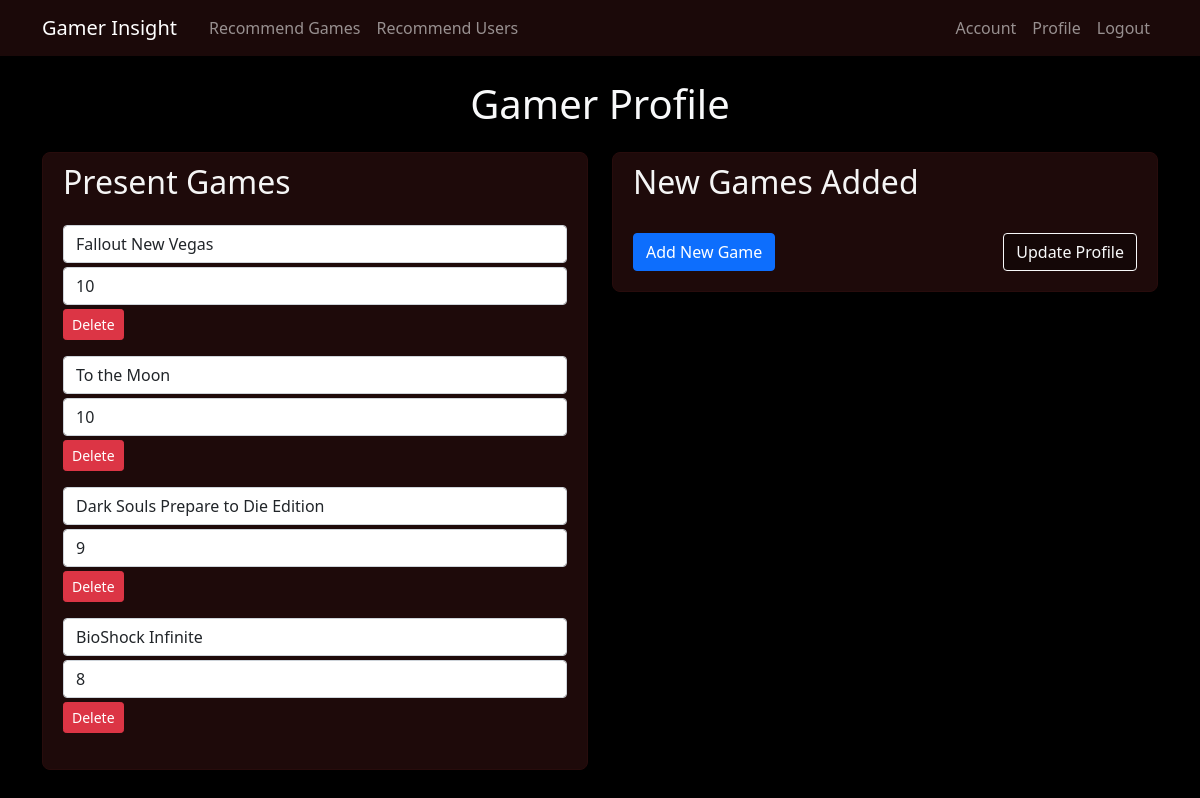
Screenshot of /profile (signed in) with the database file from the repository.
### game_recommender/models.py (models this page shows, shortened)
class Rating(db.Model):
    __tablename__ = "ratings"
    rating_id = db.Column(db.Integer, primary_key=True)
    user_id = db.Column(db.Integer, db.ForeignKey("users.id"))
    game_id = db.Column(db.Integer, db.ForeignKey("games.id"))
    rating = db.Column(db.Integer)
    user = db.relationship("User", backref=db.backref("ratings", lazy=True))
    game = db.relationship("Game", backref=db.backref("ratings", lazy=True))

class Game(db.Model):
    __tablename__ = "games"
    id = db.Column(db.Integer, primary_key=True)
    title = db.Column(db.String(60), nullable=False)

### game_recommender/user_info/routes.py (the view, shortened to what this page needs)
@user_info.route("/profile", methods=["GET", "POST"])
@login_required
def profile():
    game_ratings = Rating.query.filter_by(user_id=current_user.id).order_by(Rating.rating.desc()).all()
    return render_template("user_info/profile.html", title="Profile", game_ratings=game_ratings)

### game_recommender/models.py (called while the page is built)
@login_manager.user_loader
def load_user(user_id): # This function is required in order to reload the user object from user ID stored in session
    return User.query.get(int(user_id))

### game_recommender/templates/user_info/profile.html (shortened to what this page needs)
{% extends "layout.html" %}
{% block content %}
  <div class="container" style="margin-top: 10vh;" id="main">
    <div class="text-center mb-4 text-light sr-slide-top">
      <h1>Gamer Profile</h1>
    </div>
    <form method="POST" action="" onsubmit="return validateForm()">
    <div class="row">
        <div class="col-lg-6 sr-slide-left">
          <div class="content-section">
            <h2 class="mb-4">Present Games</h2>
            <div id="present" class="sr-fade">
              {% for rating_object in game_ratings %}
              <div class="mb-3" id="input-{{ loop.index0 }}">
                <input type="text" name="games-{{ loop.index0 }}", class="game_name form-control" list="gameNameList"
                value="{{ rating_object.game.title }}" placeholder="Game Name" autocomplete="off" required>
                <input type="number" name="ratings-{{ loop.index0 }}", class="form-control mt-1"
                value="{{ rating_object.rating }}" min="0" max="10" placeholder="Rating (0-10)" autocomplete="off" required>
                <input type="button" class="btn btn-danger btn-sm mt-1" value="Delete" onclick="deleteGame('input-{{ loop.index0 }}')">
              </div>
              {% endfor %}
            </div>
          </div>
        </div>
        <div class="col-lg-6 sr-slide-right">
          <div class="content-section">
            <h2 class="mb-4">New Games Added</h2>
            <div class="pt-2 d-flex justify-content-between sr-fade">
              <input type="button" class="btn btn-primary"  value="Add New Game" onclick="addGame()">
              <input type="submit" class="btn btn-outline-light update-button" value="Update Profile">
            </div>
          </div>
        </div>
    </div>
    </form>
  </div>
{% endblock %}

### game_recommender/static/main.css (style rules this page uses)
.content-section { background: rgb(30, 10, 10); padding: 10px 20px 20px; border: 1px solid rgb(40, 12, 12); border-radius: 8px; margin-bottom: 20px; color: whitesmoke }
.update-button { background-color: rgb(20,7,7); font-weight: 500; }

### game_recommender/templates/user_info/profile.html (style rules this page uses)
body { background-color:black; }

### rows the page displays
Rating: game "Fallout New Vegas", rating "10"
Rating: game "To the Moon", rating "10"
Rating: game "Dark Souls Prepare to Die Edition", rating "9"
Rating: game "BioShock Infinite", rating "8"
